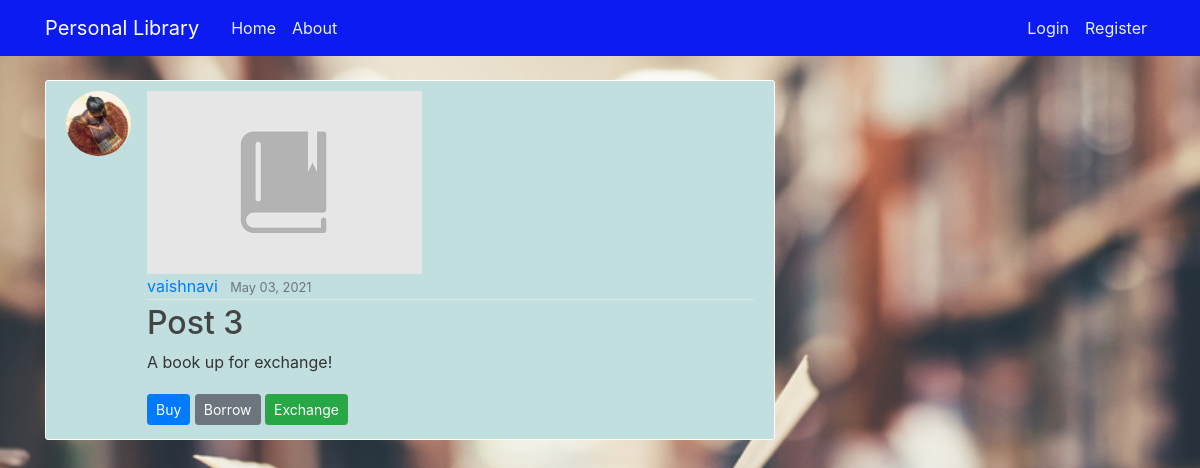
The app's page /post/4/ with its own data.
### library/models.py (models this page shows, shortened)
class Post(models.Model):
    title = models.CharField(max_length=100, help_text="Please enter the NAME of the book and its AUTHOR!")
    content = models.TextField(max_length=1000, help_text="Enter a SUMMARY for the book!")
    date_posted = models.DateTimeField(default=timezone.now)
    author = models.ForeignKey(User, on_delete=models.CASCADE)
    book_img = models.ImageField(default='default_book.jpg', upload_to='book_images')

### users/models.py (models this page shows, shortened)
class Profile(models.Model):
    user = models.OneToOneField(User, on_delete=models.CASCADE)
    image = models.ImageField(default='default.jpg',upload_to='profile_pics')

### library/views.py (the view)
# urls.py: path('post/<int:pk>/', PostDetailView.as_view(), name='post-detail'),
class PostDetailView(DetailView):
    model=Post

### library/templates/library/post_detail.html (shortened to what this page needs)
{% extends "library/base.html" %}
{% block content %}
  <article class="media content-section">
    <img class="rounded-circle article-img" src="{{ object.author.profile.image.url }}">
    <div class="media-body">
      <img src="{{ object.book_img.url }}">
      <div class="article-metadata">
        <a class="mr-2" href="{% url 'user-posts' object.author.username %}">{{ object.author }}</a>
        <small class="text-muted">{{ object.date_posted|date:"F d, Y" }}</small>
      </div>
      <h2 class="article-title">{{ object.title }}</h2>
      <p class="article-content">{{ object.content }}</p>
      {% if object.author == user %}
          <div>
            <a class="btn btn-primary btn-sm mt-1 mb-1" href="#">Donate</a>
            <a class="btn btn-secondary btn-sm mt-1 mb-1" href="#">Sell</a>
            <a class="btn btn-success btn-sm mt-1 mb-1" href="#">Exchange</a>
          </div>
      {% else %}
      <div>
        <a class="btn btn-primary btn-sm mt-1 mb-1" href="#">Buy</a>
        <a class="btn btn-secondary btn-sm mt-1 mb-1" href="#">Borrow</a>
        <a class="btn btn-success btn-sm mt-1 mb-1" href="#">Exchange</a>
      </div>
      {% endif %}
    </div>
  </article>
{% endblock content %}

### library/static/library/main.css (style rules this page uses)
body { background: #fafafa; color: #333333; margin-top: 5rem; }
h1, h2, h3, h4, h5, h6 { color: #444444; }
.content-section { background: #c1dfdf; padding: 10px 20px; border: 1px solid #fdfdfd; border-radius: 3px; margin-bottom: 20px; }
.article-title { color: #444444; }
.article-content { white-space: pre-line; }
.article-img { height: 65px; width: 65px; margin-right: 16px; }
.article-metadata { padding-bottom: 1px; margin-bottom: 4px; border-bottom: 1px solid #e3e3e3 }
#bg { background-repeat: no-repeat; background-size: 1800px 900px; background-position: top; background-attachment: fixed; }

### records on screen
Post: author.profile.image (picture), book_img (placeholder picture), author "vaishnavi", date_posted "May 03, 2021", title "Post 3", content "A book up for exchange!"
